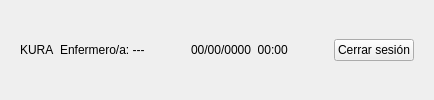
     <widget class="QFrame" name="topBar">
      <layout class="QHBoxLayout" name="topBarLayout">
       <property name="leftMargin">
        <number>20</number>
       </property>
       <property name="rightMargin">
        <number>20</number>
       </property>
       <item>
        <widget class="QLabel" name="lbl_app_name">
         <property name="text">
          <string>KURA</string>
         </property>
        </widget>
       </item>
       <item>
        <spacer>
         <property name="orientation">
          <enum>Qt::Horizontal</enum>
         </property>
         <property name="sizeHint" stdset="0">
          <size>
           <width>0</width>
           <height>0</height>
          </size>
         </property>
        </spacer>
       </item>
       <item>
        <widget class="QLabel" name="lbl_user_name">
         <property name="text">
          <string>Enfermero/a: ---</string>
         </property>
        </widget>
       </item>
       <item>
        <spacer name="horizontalSpacer">
         <property name="orientation">
          <enum>Qt::Horizontal</enum>
         </property>
         <property name="sizeHint" stdset="0">
          <size>
           <width>40</width>
           <height>20</height>
          </size>
         </property>
        </spacer>
       </item>
       <item>
        <widget class="QLabel" name="lbl_datetime">
         <property name="text">
          <string>00/00/0000  00:00</string>
         </property>
        </widget>
       </item>
       <item>
        <spacer name="horizontalSpacer_2">
         <property name="orientation">
          <enum>Qt::Horizontal</enum>
         </property>
         <property name="sizeHint" stdset="0">
          <size>
           <width>40</width>
           <height>20</height>
          </size>
         </property>
        </spacer>
       </item>
       <item>
        <widget class="QPushButton" name="btn_logout">
         <property name="text">
          <string>Cerrar sesión</string>
         </property>
        </widget>
       </item>
      </layout>
     </widget>
